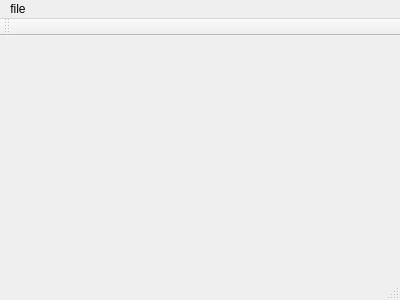
<?xml version="1.0" encoding="UTF-8"?>
<ui version="4.0">
 <class>ObjLoader</class>
 <widget class="QMainWindow" name="ObjLoader">
  <property name="geometry">
   <rect>
    <x>0</x>
    <y>0</y>
    <width>400</width>
    <height>300</height>
   </rect>
  </property>
  <property name="windowTitle">
   <string>ObjLoader</string>
  </property>
  <widget class="QWidget" name="centralWidget"/>
  <widget class="QMenuBar" name="menuBar">
   <property name="geometry">
    <rect>
     <x>0</x>
     <y>0</y>
     <width>400</width>
     <height>21</height>
    </rect>
   </property>
   <widget class="QMenu" name="menufile">
    <property name="title">
     <string>file</string>
    </property>
    <addaction name="actionopen"/>
   </widget>
   <addaction name="menufile"/>
  </widget>
  <widget class="QToolBar" name="mainToolBar">
   <attribute name="toolBarArea">
    <enum>TopToolBarArea</enum>
   </attribute>
   <attribute name="toolBarBreak">
    <bool>false</bool>
   </attribute>
  </widget>
  <widget class="QStatusBar" name="statusBar"/>
  <action name="actionopen">
   <property name="text">
    <string>open</string>
   </property>
  </action>
 </widget>
 <layoutdefault spacing="6" margin="11"/>
 <resources/>
 <connections/>
</ui>
